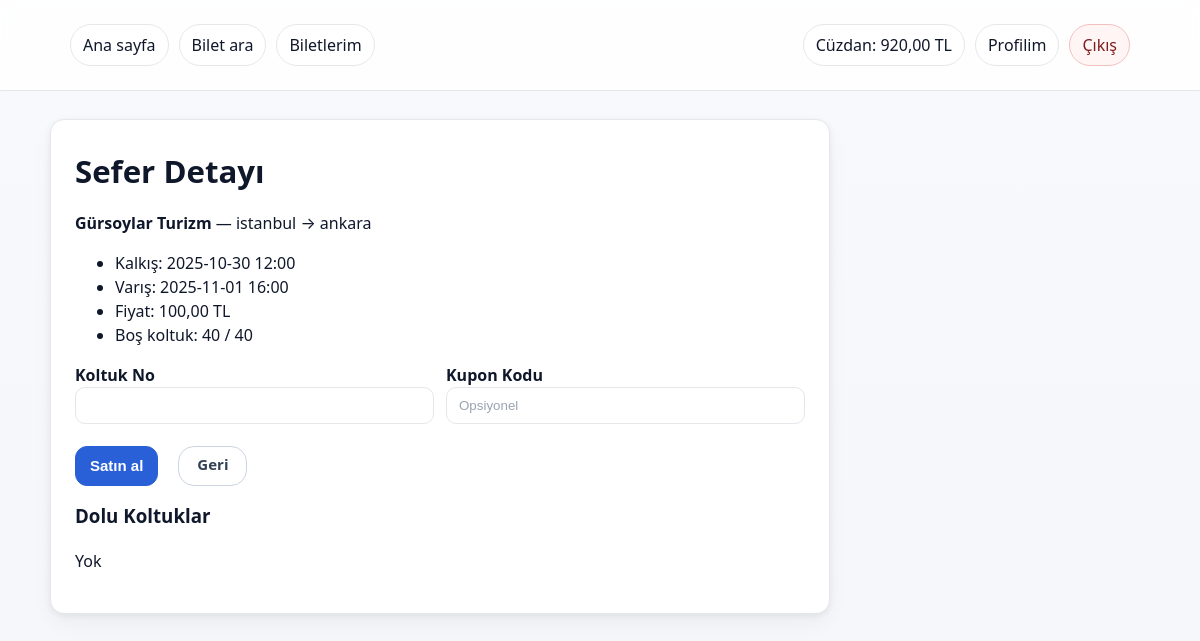
The app's page /pages/sefer_detay.php?id=5 (signed in) with its own data.
### tables this page shows
CREATE TABLE users (
        id            INTEGER PRIMARY KEY AUTOINCREMENT,
        firm_id       INTEGER,
        name          TEXT    NOT NULL,
        email         TEXT    NOT NULL UNIQUE,
        password_hash TEXT    NOT NULL,
        role          TEXT    NOT NULL CHECK (role IN ('admin','firm_admin','user')),
        credit_cents  INTEGER NOT NULL DEFAULT 0,
        is_active     INTEGER NOT NULL DEFAULT 1,
        created_at    TEXT    NOT NULL DEFAULT (datetime('now')),
        FOREIGN KEY (firm_id) REFERENCES firms(id) ON DELETE SET NULL
    );

CREATE TABLE trips (
        id          INTEGER PRIMARY KEY AUTOINCREMENT,
        firm_id     INTEGER NOT NULL,
        from_city   TEXT    NOT NULL,
        to_city     TEXT    NOT NULL,
        depart_at   TEXT    NOT NULL,
        arrive_at   TEXT,
        price_cents INTEGER NOT NULL,
        seat_count  INTEGER NOT NULL CHECK (seat_count > 0),
        status      TEXT    NOT NULL DEFAULT 'active' CHECK (status IN ('active','cancelled','past')),
        created_at  TEXT    NOT NULL DEFAULT (datetime('now')),
        FOREIGN KEY (firm_id) REFERENCES firms(id) ON DELETE CASCADE
    );

CREATE TABLE firms (
        id         INTEGER PRIMARY KEY AUTOINCREMENT,
        name       TEXT    NOT NULL UNIQUE,
        phone      TEXT,
        email      TEXT,
        is_active  INTEGER NOT NULL DEFAULT 1,
        created_at TEXT    NOT NULL DEFAULT (datetime('now'))
    );

### inc/helpers.php (called while the page is built, shortened)
<?php
function e(?string $s): string {
    return htmlspecialchars((string)$s, ENT_QUOTES, 'UTF-8');
}

### inc/auth.php (called while the page is built, shortened)
<?php
function current_user(): ?array {
    return $_SESSION['user'] ?? null;
}

### pages/sefer_detay.php (the view, shortened to what this page needs)
<?php
require __DIR__ . '/../inc/auth.php';
require __DIR__ . '/../inc/nav.php';
$pdo = db();
$id = (int)($_GET['id'] ?? 0);
$st = $pdo->prepare("
SELECT t.*, f.name AS firm_name
FROM trips t
JOIN firms f ON f.id=t.firm_id
WHERE t.id=? AND t.status='active'
LIMIT 1
");
$st->execute([$id]);
$trip = $st->fetch();
$st = $pdo->prepare("SELECT seat_no FROM tickets WHERE trip_id=? AND status='purchased'");
$st->execute([$id]);
$taken = array_map('intval', $st->fetchAll(PDO::FETCH_COLUMN));
function tl(int $c): string { return number_format($c/100, 2, ',', '.'); }
$bos_sayi = max(0, (int)$trip['seat_count'] - count($taken));
?>
<!doctype html>
<html lang="tr">
<head>
  <link rel="stylesheet" href="<?= e(BASE_URL) ?>/css/styles.css">
</head>
<body>
  <?= nav_html(); ?>
  <main class="container" style="padding:28px 0">
    <section class="card" style="max-width:780px">
      <h1>Sefer Detayı</h1>
      <p><b><?= e($trip['firm_name']) ?></b> — <?= e($trip['from_city'].' → '.$trip['to_city']) ?></p>
      <ul>
        <li>Kalkış: <?= e($trip['depart_at']) ?></li>
        <li>Varış: <?= e((string)($trip['arrive_at'] ?? '')) ?></li>
        <li>Fiyat: <?= e(tl((int)$trip['price_cents'])) ?> TL</li>
        <li>Boş koltuk: <?= e((string)$bos_sayi) ?> / <?= e((string)$trip['seat_count']) ?></li>
      </ul>
      <form method="post" class="form">
        <div class="form-grid-2">
          <label>Koltuk No <input type="number" name="seat_no" min="1" max="<?= e((string)$trip['seat_count']) ?>" required></label>
          <label>Kupon Kodu <input name="coupon" placeholder="Opsiyonel"></label>
        </div>
        <div class="form-actions">
          <button type="submit">Satın al</button>
          <a class="btn outline" href="<?= e(BASE_URL) ?>/pages/bilet_ara.php">Geri</a>
        </div>
      </form>
      <h3 style="margin-top:16px">Dolu Koltuklar</h3>
      <p><?= $taken ? e(implode(', ', $taken)) : 'Yok' ?></p>
    </section>
  </main>
</body>
</html>

### inc/nav.php (shortened to what this page needs)
<?php
require_once __DIR__ . '/auth.php';
function nav_html(): string
{
    $u    = current_user();
    $role = $u['role'] ?? null;
    ob_start(); ?>
    <header class="site-header">
      <div class="container">
        <nav class="top">
          <a class="chip" href="<?= e(BASE_URL) ?>/">Ana sayfa</a>
          <?php if ($u): ?>
            <?php if ($role === 'admin'): ?>
              <a class="chip" href="<?= e(PAGES_URL) ?>/admin_firma_adminleri.php">Firma yöneticileri</a>
              <a class="chip" href="<?= e(PAGES_URL) ?>/firmalar.php">Firmalar</a>
              <a class="chip" href="<?= e(PAGES_URL) ?>/kullanici_listesi.php">Kullanıcılar</a>
              <a class="chip" href="<?= e(PAGES_URL) ?>/kuponlar.php">Kuponlar</a>
            <?php elseif ($role === 'firm_admin'): ?>
              <a class="chip" href="<?= e(PAGES_URL) ?>/firma_sefer_listesi.php">Seferlerim</a>
              <a class="chip primary" href="<?= e(PAGES_URL) ?>/firma_sefer_ekle.php">Yeni sefer ekle</a>
              <a class="chip" href="<?= e(PAGES_URL) ?>/kuponlar.php">Kuponlar</a>
            <?php elseif ($role === 'user'):  ?>
              <a class="chip" href="<?= e(PAGES_URL) ?>/bilet_al.php">Bilet ara</a>
              <a class="chip" href="<?= e(PAGES_URL) ?>/biletlerim.php">Biletlerim</a>
            <?php endif; ?>
            <?php if ($role === 'user' && isset($u['id'])):
                $pdo = db();
                $st = $pdo->prepare('SELECT credit_cents FROM users WHERE id=?');
                $st->execute([(int)$u['id']]);
                $cc = (int)$st->fetchColumn();
                $cc_tl = number_format($cc/100, 2, ',', '.');
                ?>
              <span class="chip muted">Cüzdan: <?= e($cc_tl) ?> TL</span>
            <?php endif; ?>
            <a class="chip" href="<?= e(PAGES_URL) ?>/profil.php">Profilim</a>
            <a class="chip danger" href="<?= e(PAGES_URL) ?>/cikis.php">Çıkış</a>
          <?php endif; ?>
        </nav>
      </div>
    </header>
    <?php
    return ob_get_clean();
}

### css/styles.css (style rules this page uses)
:root { --bg: #f4f6fa; --bg-grad: #f8f9fd; --surface: #ffffff; --text: #0f172a; --muted: #667085; --border: #e5e7eb; --primary: #2e6be6; --primary-600:#2059cc; --primary-50: #eef3ff; --success: #16a34a; --danger: #e54848; --shadow: 0 10px 20px rgba(2,6,23,.04), 0 2px 6px rgba(2,6,23,.06); --radius: 14px; --radius-sm: 10px; }
* { box-sizing:border-box }
html,body { height:100% }
body { margin:0; font-family: ui-sans-serif, system-ui, -apple-system, "Segoe UI", Roboto, "Helvetica Neue", Arial; color:var(--text); background: linear-gradient(180deg, var(--bg-grad) 0%, var(--bg) 100%); line-height:1.5; }
a { color:var(--primary); text-decoration:none }
.container { max-width:1100px;margin:0 auto;padding:24px 20px }
.card { background:var(--surface); border:1px solid var(--border); border-radius:var(--radius); box-shadow:var(--shadow); padding:24px; }
h1 { font-size:clamp(28px,2.6vw,40px);margin:4px 0 16px }
.muted { color:var(--muted) }
.site-header { background:#ffffffd9; backdrop-filter:blur(6px); border-bottom:1px solid var(--border); position:sticky; top:0; z-index:10; }
nav.top { display:flex; align-items:center; gap:10px; flex-wrap:wrap; }
.chip { display:inline-flex; align-items:center; padding:8px 12px; border:1px solid var(--border); background:#fff; color:var(--text); border-radius:999px; box-shadow:0 1px 0 rgba(2,6,23,.03); transition:all .15s ease; text-decoration:none; }
.chip.danger { border-color:#f3c0c0; color:#7f1d1d; background:#fff5f5; }
button, .btn { appearance:none; border:1px solid var(--primary); background:var(--primary); color:#fff; padding:9px 14px; border-radius:10px; font-weight:600; cursor:pointer; transition:all .15s ease; }
.btn.outline { background:#fff; color:var(--text); border-color:var(--border) }
label { display:grid; gap:6px; color:var(--text); font-weight:600 }
input, select, textarea { width:100%; padding:10px 12px; border:1px solid var(--border); border-radius:10px; background:#fff; color:var(--text); outline:none; transition:border-color .15s, box-shadow .15s; }
input::placeholder, textarea::placeholder { color:#9aa4b2 }
.form-grid-2 { display:grid;gap:12px;grid-template-columns:repeat(2,minmax(0,1fr)) }
button, .btn { display:inline-flex; align-items:center; justify-content:center; gap:8px; height:40px; padding:0 14px; font-size:15px; line-height:1; white-space:nowrap; border-radius:12px; }
.btn + .btn, button + .btn, .btn + button, button + button { margin-left:8px; }
.btn-row, .form-actions { display:flex; flex-wrap:wrap; gap:8px; }
.chip { box-shadow:none; }
:root { --primary: #2a60d7; --primary-600:#1d4fc1; }
.form label { display:block; margin-bottom:10px; }
.form-actions { display:flex; gap:12px; align-items:center; margin-top:12px; }
.btn { padding:10px 18px; border-radius:16px; background:#2b6ef6; color:white; text-decoration:none; border:none; display:inline-block; }
.btn.outline { background:transparent; color:#334155; border:1px solid #cbd5e1; }

### records on screen
users: credit_cents "920,00"
trips: firm.name "Gürsoylar Turizm", from_city+to_city "istanbul → ankara", depart_at "2025-10-30 12:00", arrive_at "2025-11-01 16:00", price_cents "100,00", seat_count "40"
